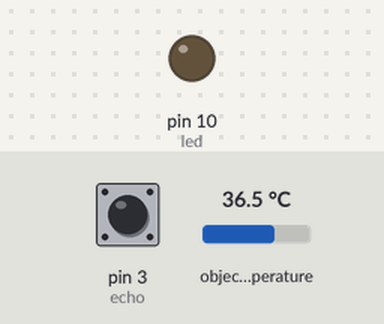
Recording of a sketch running on a simulated Arduino Uno, built with avr-gcc and run on an emulated ATmega328P. Parts: output pins drawn as LEDs (lit = HIGH). Inputs (shaded band) come from the test bench; at power-on: pin 3 (echo) LOW, object temperature 36.5 °C. Pins used as bus, display or sensor lines are not drawn; what the sketch prints to the serial monitor is not drawn.

Above: at 1.2 s.
1.3 s: pin 3 (echo) pulsed HIGH 5 times (0.12 s each, 0.3 s apart)
At 2.9 s:
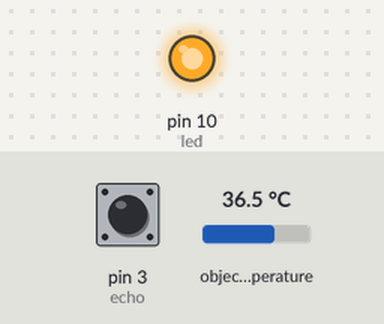
Timing chart, 0 to 6.8 s (numbered marks = the images above; inputs shaded):
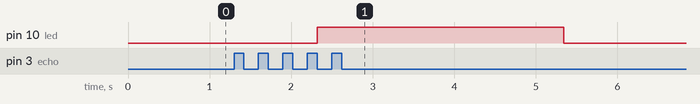

Measured:
- after the input at 1.3 s, pin 10 (led): LOW → HIGH after 1.0 s, → LOW 3.0 s later

The sketch:

Thermometer_arduino.ino
```cpp
#include <Adafruit_MLX90614.h>                     // Allow you to refer the Adafruit MLX library
#include <Wire.h>                                  // Allow you to communicate with I2C
int trig = 2;                                      // Trig Pin connected to digital pin 2
int echo = 3;                                      // Echo Pin connected to digital pin 3
int led = 10;                                      // LED Pin connected to digital pin 10

Adafruit_MLX90614 mlx = Adafruit_MLX90614();       // Adafruit MLX library

void setup(){                                      // Put your setup code here to run once.
  Serial.begin(9600);                              // Sets the data rate in bits per second (baud) for serial data tranmission.
  pinMode(trig, OUTPUT);                           // Sets up a pin for use as a digital input
  pinMode(echo,INPUT);
  pinMode(led,OUTPUT);
  mlx.begin();
}

void loop(){                                       // Put your main code here for repeatedly run program.
  while(Serial.available()>0){
    uint8_t byteFromSerial = Serial.read();        // trying to read bytes from the serial input, concatenate them into a string, and print the string back to the serial monitor.
    uint8_t buff[100] = {byteFromSerial};
    String str = (char*)buff;
    Serial.print(str);
  }

  long duration, distance;                         // Read a pulse (either High or Low) on a pin
  digitalWrite(trig,LOW);
  delay(10);
  digitalWrite(trig,HIGH);
  delay(10);
  digitalWrite(trig,LOW);
  duration = pulseIn(echo,HIGH);                   // if value is HIGH, pulseIn() waits for the pin to HIGH, starts timing
  distance = (duration/2)/29.1;

  if (distance >= 100){                            // Define LED function to detect distance between users
    digitalWrite(led,HIGH);
    delay(1000);
  }
  else {
    digitalWrite(led,LOW);
  }

  Serial.print(mlx.readObjectTempC());            // Display the user temperature
  Serial.println();
  delay(1000);
}
```
